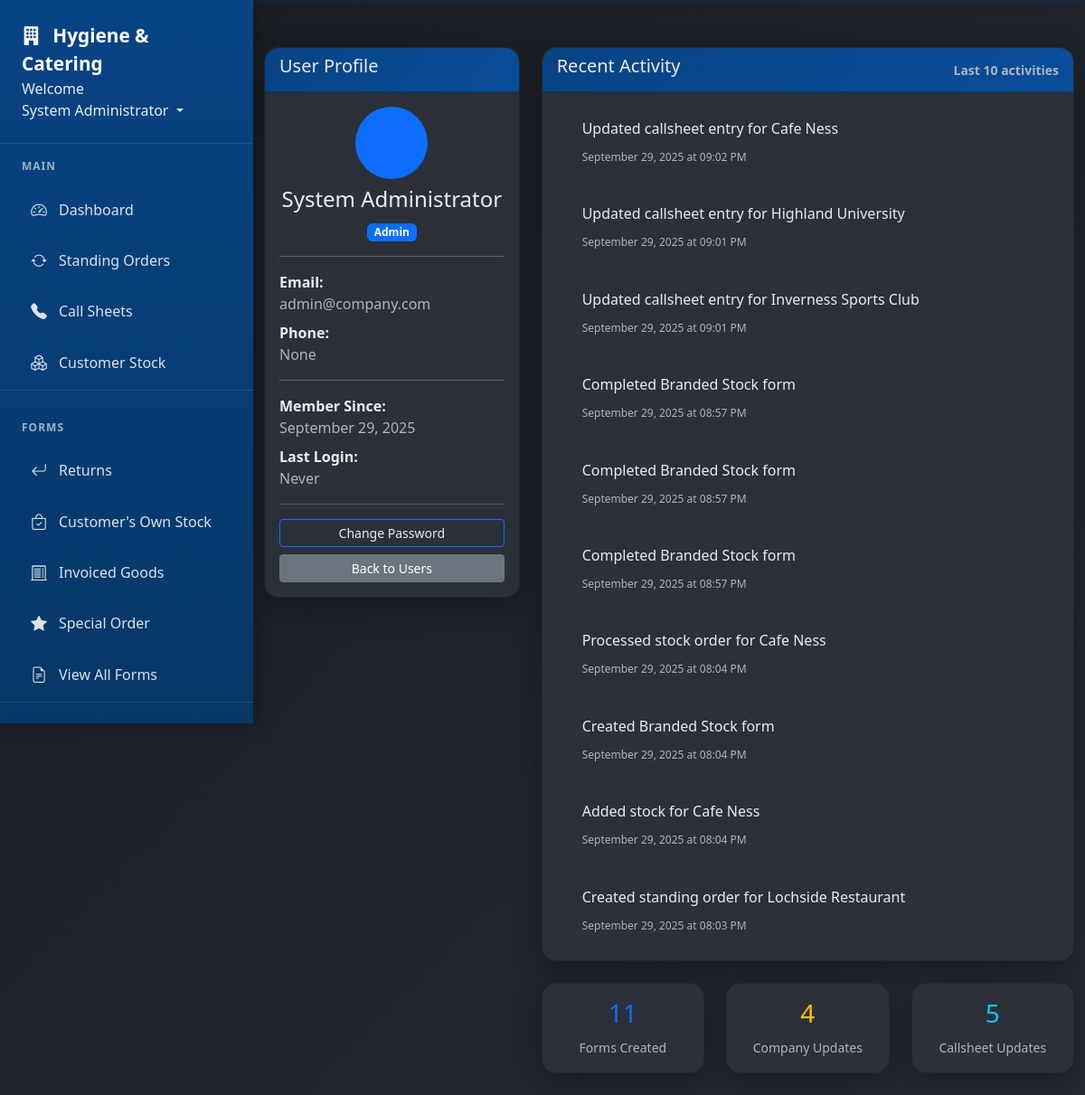
/users/1 (signed in), run on an earlier commit of the app's database.
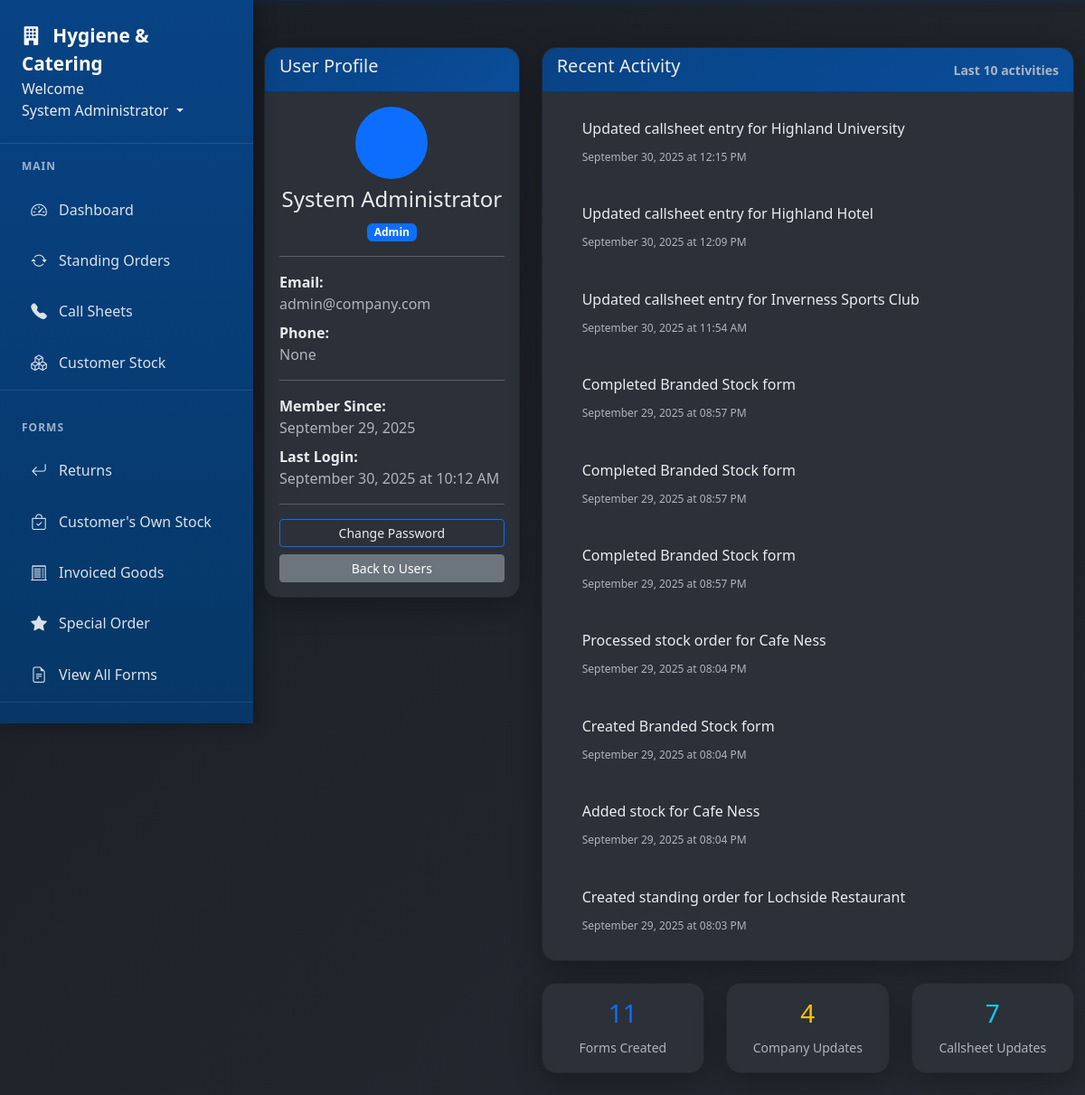
And on a later commit of the database.
### app/models.py (models this page shows, shortened)
class CallsheetEntry(db.Model):
    id = db.Column(db.Integer, primary_key=True)
    callsheet_id = db.Column(db.Integer, db.ForeignKey('callsheet.id'), nullable=False)
    customer_id = db.Column(db.Integer, db.ForeignKey('customer.id'), nullable=False)
    call_status = db.Column(db.String(20), default='not_called')
    called_by = db.Column(db.String(100))
    call_date = db.Column(db.DateTime)
    person_spoken_to = db.Column(db.String(100))  # Name of person who placed the order
    callback_time = db.Column(db.String(50))  # When to call back
    user_id = db.Column(db.Integer, db.ForeignKey('user.id'), nullable=False)
    updated_at = db.Column(db.DateTime, nullable=False, default=datetime.utcnow, onupdate=datetime.utcnow)
    position = db.Column(db.Integer, default=0)
    is_paused = db.Column(db.Boolean, default=False)

class User(db.Model, UserMixin):
    id = db.Column(db.Integer, primary_key=True)
    username = db.Column(db.String(20), unique=True, nullable=False)  # Keep for system use
    email = db.Column(db.String(120), unique=True, nullable=False, index=True)  # Primary identifier
    full_name = db.Column(db.String(100), nullable=False)
    password_hash = db.Column(db.String(128), nullable=False)  # Changed from 'password' to 'password_hash'
    role = db.Column(db.String(20), nullable=False)
    job_title = db.Column(db.String(100))
    direct_phone = db.Column(db.String(20))
    mobile_phone = db.Column(db.String(20))
    is_active = db.Column(db.Boolean, default=True)
    must_change_password = db.Column(db.Boolean, default=False)
    created_at = db.Column(db.DateTime, nullable=False, default=datetime.utcnow)
    last_login = db.Column(db.DateTime)
    forms = db.relationship('Form', foreign_keys='Form.user_id', backref='author', lazy=True)
    callsheet_entries = db.relationship('CallsheetEntry', backref='entered_by', lazy=True)
    callsheets_created = db.relationship('Callsheet', backref='created_by_user', lazy=True)
    todo_items = db.relationship('TodoItem', backref='user', lazy=True, cascade='all, delete-orphan')
    company_updates = db.relationship('CompanyUpdate', backref='author', lazy=True, cascade='all, delete-orphan')
    def get_recent_activity(self, limit=10):
        activities = []
        try:
            recent_forms = Form.query.filter_by(user_id=self.id).order_by(Form.date_created.desc()).limit(5).all()
            for form in recent_forms:
                activities.append({
                    'type': 'form_created',
                    'description': f'Created {form.type.replace("_", " ").title()} form',
                    'date': form.date_created,
                    'link': f'/form/{form.id}'
                })
        except Exception as e:
            print(f"Error loading forms for user {self.id}: {e}")
        try:
            recent_updates = CompanyUpdate.query.filter_by(user_id=self.id).order_by(CompanyUpdate.created_at.desc()).limit(3).all()
            for update in recent_updates:
                activities.append({
                    'type': 'company_update',
                    'description': f'Posted company update: {update.title}',
                    'date': update.created_at,
                    'link': None
                })
        except Exception as e:
            print(f"Error loading company updates for user {self.id}: {e}")
        try:
            recent_callsheet_entries = CallsheetEntry.query.filter_by(user_id=self.id).order_by(CallsheetEntry.updated_at.desc()).limit(3).all()
            for entry in recent_callsheet_entries:
                activities.append({
                    'type': 'callsheet_update',
                    'description': f'Updated callsheet entry for {entry.customer.name}',
                    'date': entry.updated_at,
                    'link': '/callsheets'
                })
        except Exception as e:
            print(f"Error loading callsheet entries for user {self.id}: {e}")
        try:
            recent_completed_forms = Form.query.filter_by(completed_by=self.id).filter(
                Form.completed_date.isnot(None)
            ).order_by(Form.completed_date.desc()).limit(3).all()
            for form in recent_completed_forms:
                activities.append({
                    'type': 'form_completed',
                    'description': f'Completed {form.type.replace("_", " ").title()} form',
                    'date': form.completed_date,
                    'link': f'/form/{form.id}'
                })
        except Exception as e:
            print(f"Error loading completed forms for user {self.id}: {e}")
        try:
            if 'StandingOrder' in globals():
                recent_standing_orders = StandingOrder.query.filter_by(created_by=self.id).order_by(StandingOrder.created_at.desc()).limit(3).all()
                for order in recent_standing_orders:
                    activities.append({
                        'type': 'standing_order_created',
                        'description': f'Created standing order for {order.customer.name}',
                        'date': order.created_at,
                        'link': f'/standing-orders/{order.id}'
                    })
        except Exception as e:
            print(f"Error loading standing orders for user {self.id}: {e}")
        try:
            if 'StandingOrderLog' in globals():
                recent_so_logs = StandingOrderLog.query.filter_by(performed_by=self.id).filter(
                    StandingOrderLog.action_type.in_(['paused', 'resumed', 'ended'])
                ).order_by(StandingOrderLog.performed_at.desc()).limit(3).all()
        except Exception as e:
            print(f"Error loading standing order logs for user {self.id}: {e}")
        try:
            if 'StockTransaction' in globals():
                recent_stock_transactions = StockTransaction.query.filter_by(created_by=self.id).order_by(StockTransaction.transaction_date.desc()).limit(3).all()
                for transaction in recent_stock_transactions:
                    transaction_types = {
                        'stock_in': 'Added stock for',
                        'stock_out': 'Processed stock order for',
                        'adjustment': 'Adjusted stock for'
                    }
                    description = transaction_types.get(transaction.transaction_type, 'Updated stock for')
                    activities.append({
                        'type': f'stock_{transaction.transaction_type}',
                        'description': f'{description} {transaction.stock_item.customer.name}',
                        'date': transaction.transaction_date,
                        'link': '/customer-stock'
                    })
        except Exception as e:
            print(f"Error loading stock transactions for user {self.id}: {e}")
        activities.sort(key=lambda x: x['date'], reverse=True)
        return activities[:limit]

### app/routes.py (the view)
@main.route('/users/<int:user_id>')
@login_required
def user_profile(user_id):
    user = User.query.get_or_404(user_id)
    if current_user.role != 'admin' and current_user.id != user_id:
        flash('Access denied.', 'danger')
        return redirect(url_for('main.dashboard'))
    activities = user.get_recent_activity()
    return render_template('user_profile.html', user=user, activities=activities)

### app/models.py (called while the page is built)
@login_manager.user_loader
def load_user(user_id):
    return User.query.get(int(user_id))

### app/templates/user_profile.html (shortened to what the changed rows need)
{% extends "base.html" %} {% block content %}
<div class="row">
  <div class="col-lg-4">
    <div class="card">
      <div class="card-body">
        <div class="text-center mb-3">
          <div
            class="bg-primary rounded-circle d-inline-flex align-items-center justify-content-center"
            style="width: 80px; height: 80px"
          >
          </div>
          <h4 class="mt-2">{{ user.full_name }}</h4>
          <span
            class="badge bg-{{ 'primary' if user.role == 'admin' else 'secondary' }}"
          >
            {{ user.role.title() }}
          </span>
        </div>
        <div class="mb-2">
          <strong> Email:</strong><br />
          <span class="text-muted">{{ user.email }}</span>
        </div>
        <div class="mb-2">
          <strong> Phone:</strong><br />
          <span class="text-muted">{{ user.direct_phone }}</span>
        </div>
        <div class="mb-2">
          <strong> Member Since:</strong
          ><br />
          <span class="text-muted"
            >{{ user.created_at.strftime('%B %d, %Y') }}</span
          >
        </div>
        <div class="mb-2">
          <strong> Last Login:</strong><br />
          <span class="text-muted">
            {% if user.last_login %} {{ user.last_login.strftime('%B %d, %Y at
            %I:%M %p') }} {% else %} Never {% endif %}
          </span>
        </div>
      </div>
    </div>
  </div>
  <div class="col-lg-8">
    <div class="card">
      <div class="card-body">
        {% if activities %}
        <div class="timeline">
          {% for activity in activities %}
          <div class="activity-item d-flex mb-3">
            <div class="activity-content flex-grow-1">
              <div class="activity-description">
                {% if activity.link %}
                <a href="{{ activity.link }}" class="text-decoration-none">
                  {{ activity.description }}
                </a>
                {% else %} {{ activity.description }} {% endif %}
              </div>
              <small class="text-muted">
                {{ activity.date.strftime('%B %d, %Y at %I:%M %p') }}
              </small>
            </div>
          </div>
          {% endfor %}
        </div>
        {% else %}
        <div class="text-center text-muted py-4">
          <i class="fas fa-chart-line fa-3x mb-3"></i>
          <h5>No Recent Activity</h5>
          <p>This user hasn't performed any tracked activities yet.</p>
        </div>
        {% endif %}
      </div>
    </div>
    <div class="row mt-3">
      <div class="col-md-4">
        <div class="card text-center">
          <div class="card-body">
            <h3 class="text-info">{{ user.callsheet_entries|length }}</h3>
            <small class="text-muted">Callsheet Updates</small>
          </div>
        </div>
      </div>
    </div>
  </div>
</div>
{% endblock %}

### app/templates/base.html (shortened to what this page needs)
<!DOCTYPE html>
<html lang="en">
  <head>
    <link
      rel="stylesheet"
      href="{{ url_for('static', filename='style.css') }}"
    />
    <link
      href="https://cdn.jsdelivr.net/npm/bootstrap@5.3.0/dist/css/bootstrap.min.css"
      rel="stylesheet"
    />
    <link
      href="https://cdn.jsdelivr.net/npm/bootstrap-icons@1.11.0/font/bootstrap-icons.css"
      rel="stylesheet"
    />
  </head>
  <body>
    <nav class="nav-sidebar" id="navSidebar">
      <div class="nav-sidebar-header">
        <a href="{{ url_for('main.dashboard') }}" class="nav-sidebar-brand">
          <i class="bi bi-building-fill me-2"></i>
          Hygiene & Catering
        </a>
        <li class="nav-item dropdown" style="display: block">
          <text>Welcome</text>
          <a
            class="nav-link dropdown-toggle"
            href="#"
            id="userDropdown"
            role="button"
            data-bs-toggle="dropdown"
          >
             {{ current_user.full_name or
            current_user.username }}
          </a>
        </li>
      </div>
      {% if current_user.is_authenticated %}
      <div class="nav-sidebar-nav">
        <div class="nav-section">
          <div class="nav-section-title">Main</div>
          <div class="nav-item">
            <a class="nav-link" href="{{ url_for('main.dashboard') }}">
              <i class="bi bi-speedometer2"></i>
              Dashboard
            </a>
          </div>
          <div class="nav-item">
            <a class="nav-link" href="{{ url_for('main.standing_orders') }}">
              <i class="bi bi-arrow-repeat"></i>
              Standing Orders
            </a>
          </div>
          <div class="nav-item">
            <a class="nav-link" href="{{ url_for('main.callsheets') }}">
              <i class="bi bi-telephone-fill"></i>
              Call Sheets
            </a>
          </div>
          <div class="nav-item">
            <a class="nav-link" href="{{ url_for('main.customer_stock') }}">
              <i class="bi bi-boxes"></i>
              Customer Stock
            </a>
          </div>
        </div>
        <div class="nav-section">
          <div class="nav-section-title">Forms</div>
          <div class="nav-item">
            <a class="nav-link" href="{{ url_for('main.returns') }}">
              <i class="bi bi-arrow-return-left"></i>
              Returns
            </a>
          </div>
          <div class="nav-item">
            <a class="nav-link" href="{{ url_for('main.branded_stock') }}">
              <i class="bi bi-bag-check"></i>
              Customer's Own Stock
            </a>
          </div>
          <div class="nav-item">
            <a class="nav-link" href="{{ url_for('main.invoice_correction') }}">
              <i class="bi bi-receipt-cutoff"></i>
              Invoiced Goods
            </a>
          </div>
          <div class="nav-item">
            <a class="nav-link" href="{{ url_for('main.special_order') }}">
              <i class="bi bi-star-fill"></i>
              Special Order
            </a>
          </div>
          <div class="nav-item">
            <a class="nav-link" href="{{ url_for('main.forms') }}">
              <i class="bi bi-file-earmark-text"></i>
              View All Forms
            </a>
          </div>
        </div>
      </div>
      {% endif %}
    </nav>
    <div class="main-content" id="mainContent">
      <div class="container-fluid">
         {% block content %}{% endblock %}
      </div>
    </div>
  </body>
</html>

What changed in the data, as far as the page shows it:
no longer on this page (row unchanged): CallsheetEntry: date "September 29, 2025 at 09:02 PM"
no longer on this page (row unchanged): CallsheetEntry: date "September 29, 2025 at 09:01 PM"
changed User "System Administrator": last_login (not shown) → "September 30, 2025 at 10:12 AM"
added CallsheetEntry: date "September 30, 2025 at 12:15 PM"
now on this page (row edited): CallsheetEntry: date "September 30, 2025 at 12:09 PM"
Also different on the page:
{{ user.callsheet_entries|length }}: "5" → "7"
new list line: "Updated callsheet entry for Highland University"
new list line: "Updated callsheet entry for Highland Hotel"
new list line: "Updated callsheet entry for Inverness Sports Club"
new list line: "September 30, 2025 at 11:54 AM"
text no longer shown: "Never"
list line gone: "Updated callsheet entry for Cafe Ness"
list line gone: "Updated callsheet entry for Highland University"
list line gone: "Updated callsheet entry for Inverness Sports Club"
list line gone: "September 29, 2025 at 09:01 PM"
